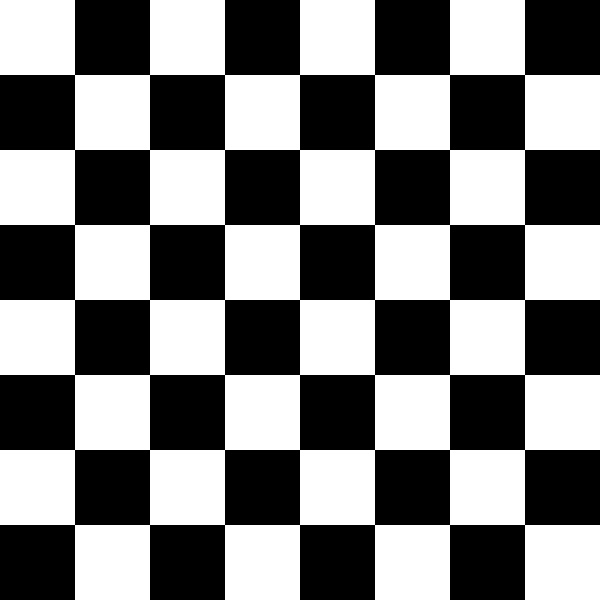
//> input picture harris/chess.jpg, 600 x 600 px
$ ./opencv chess.jpg   (built with g++ and OpenCV 4)
//> lines starting //> are read from the running program, lines starting //| are printed output that depends on the picture; after the words box and inside, x2 and y2 are one past the last pixel; in counts of white or black regions, pixels touching at a corner belong together
#include <stdio.h>
#include <algorithm>
#include <opencv2/opencv.hpp>

using namespace std;
using namespace cv;

Mat src, dst;
Mat gx, gy;

typedef struct supprPoint{
  Point p;
  float val;
} SupprPoint;

bool mycmp ( SupprPoint i, SupprPoint j ){ return ( i.val > j.val ); }

void cornerHarris_demo( int, void* );
void myHarris();

int main(int argc, char** argv )
{
  if ( argc != 2 )
  {
    cout << "usage: opencv <Image_Path> <blur mask size> <sigma> <high> <low>" << endl;
    return -1;
  }
  src = imread( argv[1], IMREAD_GRAYSCALE);
//> src is the input picture: 600 rows x 600 cols, CV_8UC1; min 0, max 255, mean 127.5
  // opening as greyscale image

  if ( !src.data )
  {
    cout << "No image data" << endl;
    return -1;
  }
  cvtColor(src, dst, COLOR_GRAY2BGR);

  imshow( "Harris", src);

  Sobel(src, gx, CV_32F, 1, 0, 3);
  Sobel(src, gy, CV_32F, 0, 1, 3);
  cout << "apply sobel" << endl;
  myHarris();

  waitKey(0);
  return 0;
}


void myHarris()
{
  Mat gx2(gx.size(), gx.type());
  Mat gy2(gy.size(), gy.type());
  Mat gxy(gx.size(), gx.type());

  cout << "Calculating gx2, gy2, gxy" << endl;
  for(auto i = 0; i < src.rows; i++)
  {
    for(auto j = 0; j < src.cols; j++)
    {
      gx2.at<float>(i,j) = gx.at<float>(i,j) * gx.at<float>(i,j);
      gy2.at<float>(i,j) = gy.at<float>(i,j) * gy.at<float>(i,j);
      gxy.at<float>(i,j) = gx.at<float>(i,j) * gy.at<float>(i,j);
    }
  }
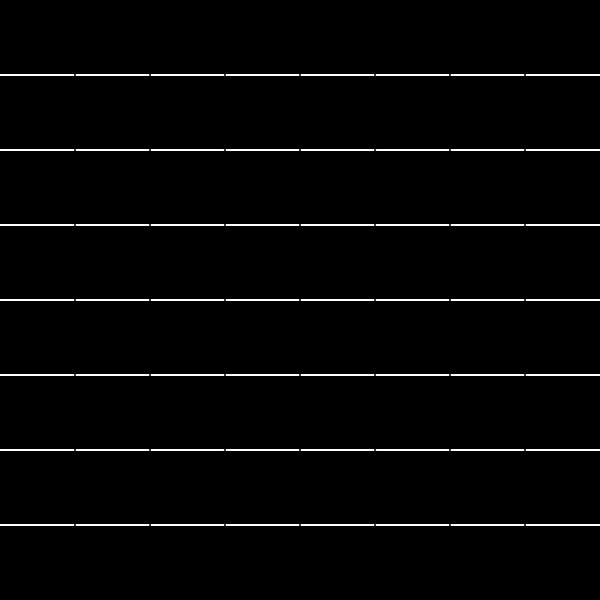
//> gy2: 600 rows x 600 cols, CV_32FC1; min 0, max 1040400, mean 23833.5; drawn with min black and max white

  GaussianBlur(gx2, gx2, cv::Size(5, 5), 2.4);
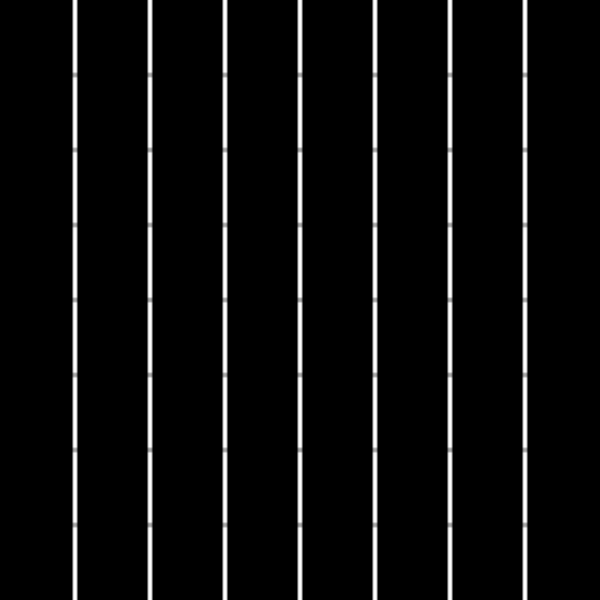
//> gx2: 600 rows x 600 cols, CV_32FC1; min 0, max 469580.3, mean 23810.1; drawn with min black and max white
  GaussianBlur(gy2, gy2, cv::Size(5, 5), 2.4);
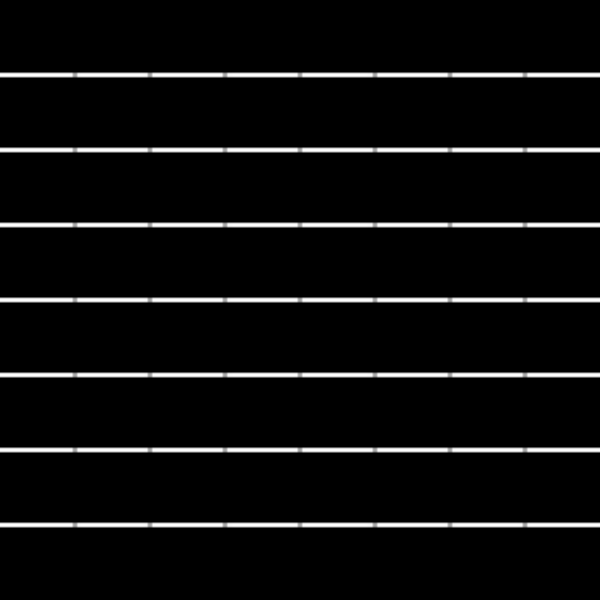
//> gy2: 600 rows x 600 cols, CV_32FC1; 10.35% of pixels changed, all inside (x1, y1, x2, y2) = (0, 69, 600, 531); drawn with min black and max white
  GaussianBlur(gxy, gxy, cv::Size(5, 5), 2.4);
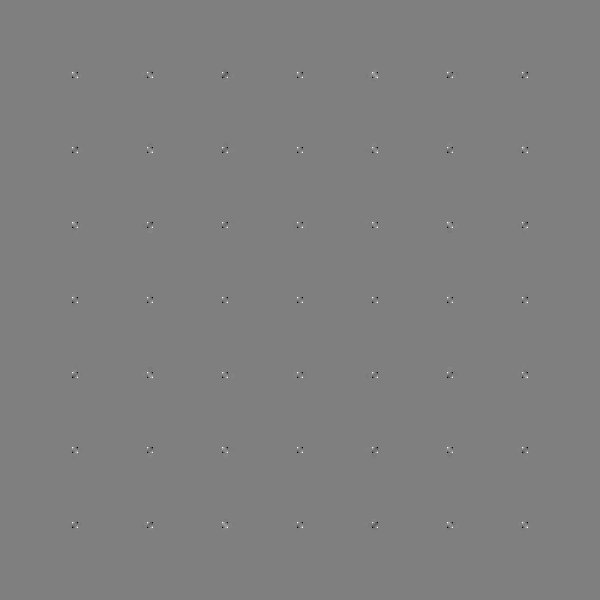
//> gxy: 600 rows x 600 cols, CV_32FC1; min -7657.4, max 7657.4, mean 0; drawn with min black and max white
  cout << "Smoothed" << endl;

  Mat R(src.size(), CV_32F);
  float k = 0.04;

  vector<SupprPoint> l;
  for(auto i = 0; i < src.rows; i++)
  {
    for(auto j = 0; j < src.cols; j++)
    {
      SupprPoint supp;
      float detC = (gx2.at<float>(i,j) * gy2.at<float>(i,j) ) - (gxy.at<float>(i,j) * gxy.at<float>(i,j));
      float trace = (gx2.at<float>(i,j) + gy2.at<float>(i,j));
      R.at<float>(i,j) = detC - k * (trace * trace);
      if(R.at<float>(i,j) > 0.9)
      {
        supp.p = Point(i,j);
        supp.val = R.at<float>(i,j);
        l.push_back(supp);
      }
    }
  }
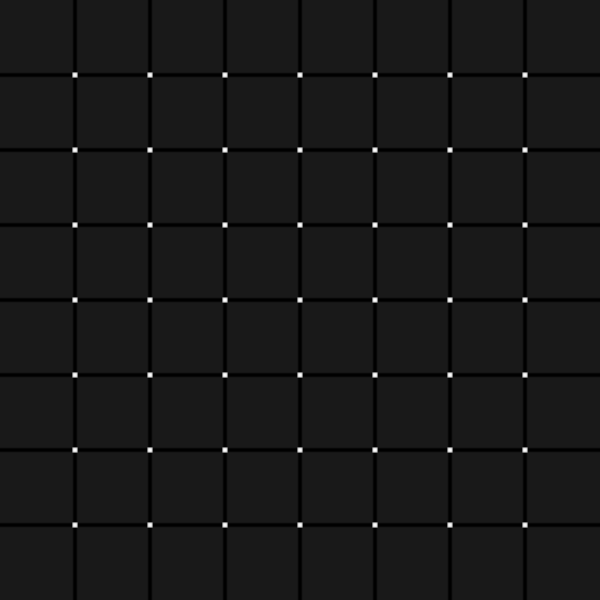
//> R: 600 rows x 600 cols, CV_32FC1; min -8.82e+09, max 8.09e+10, mean -463864480; drawn with min black and max white
//> after the loop, l = 3212 items
  cout << "calculated R mat" << endl;


  cout << "suppressing" << endl;
  sort(l.begin(), l.end(), mycmp);
  reverse(l.begin(), l.end());
  while(l.size())
  {
    SupprPoint tocheck = l.back();
    vector<SupprPoint> tempvect;

    for(auto i = -1; i <= 1; i++)
    {
      for(auto j = -1; j <= 1; j++)
      {
        SupprPoint supp;
        if(tocheck.p.x+i > 0 && tocheck.p.y+j > 0 && tocheck.p.x+i < src.rows && tocheck.p.y+j < src.cols)
        {
          supp.p = Point(tocheck.p.x+i,tocheck.p.y+j);
          supp.val = R.at<float>(tocheck.p.x+i, tocheck.p.y+j);
          tempvect.push_back(supp);
        }
      }
    }
    auto max = max_element(tempvect.begin(), tempvect.end(), mycmp);
    for(auto i = 0; i<tempvect.size(); i++)
    {
      auto tmp = tempvect.at(i);
      if(max->val != tmp.val)
        R.at<float>(tmp.p.x, tmp.p.y) = 0;
    }
    tempvect.clear();
    l.pop_back();
  }
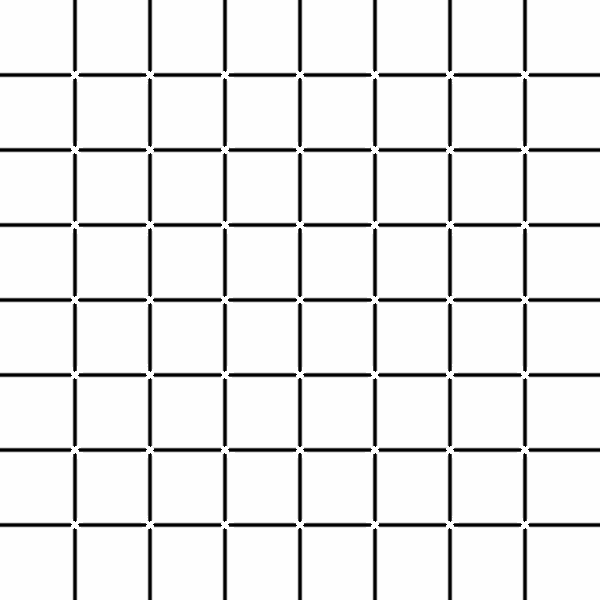
//> R: 600 rows x 600 cols, CV_32FC1; 1.56% of pixels changed, all inside (x1, y1, x2, y2) = (69, 69, 531, 531); drawn with min black and max white
//> after the loop, l = 0 items
  cout << "suppressed" << endl;


  float t = 0.9;
  for(auto i = 0; i < src.rows; i++)
  {
    for(auto j = 0; j < src.cols; j++)
    {
      //if(R.at<float>(i,j) > t)
        circle(dst, Point(j, i), 3, Scalar(0, 0, 255), 1, 4, 0);
    }
  }
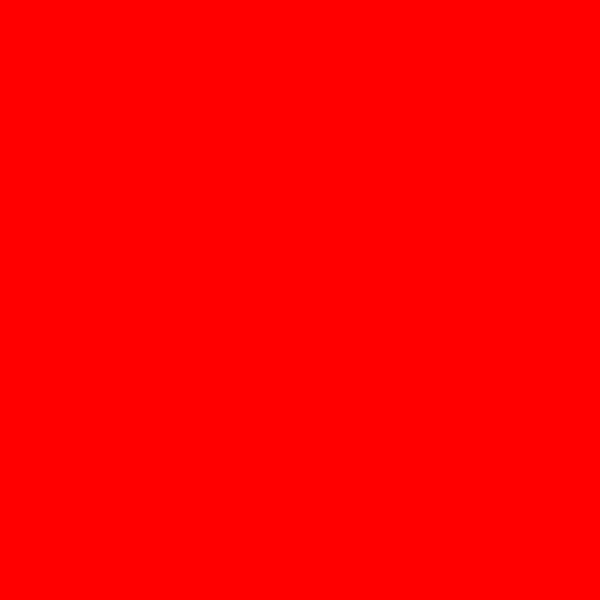
//> dst: 600 rows x 600 cols, CV_8UC3; mean B, G, R 0, 0, 255
  cout << "showing circles" << endl;

  imshow("My harris", dst);
}

$ run again, on harris/secondigliano.jpg
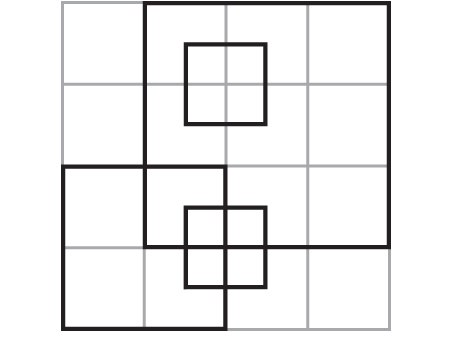
//> input picture harris/secondigliano.jpg, 454 x 353 px
//> in myHarris, `GaussianBlur(gxy, gxy, cv::Size(5, 5), 2.4);`:
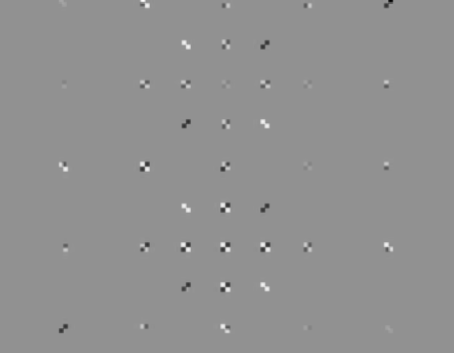
//> gxy: 353 rows x 454 cols, CV_32FC1; min -63239.5, max 47288.7, mean 0.5; drawn with min black and max white
//> after the loop in myHarris, `for(auto i = 0; i < src.rows; i++)`: l = 5050 items
//> after the loop in myHarris, `while(l.size())`:
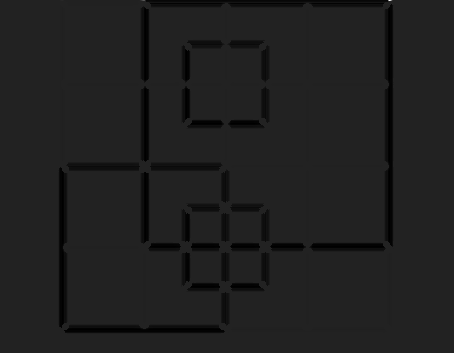
//> R: 353 rows x 454 cols, CV_32FC1; min -5.82e+09, max 3.72e+10, mean -386225824; drawn with min black and max white
//> after the loop in myHarris, `while(l.size())`: l = 0 items
